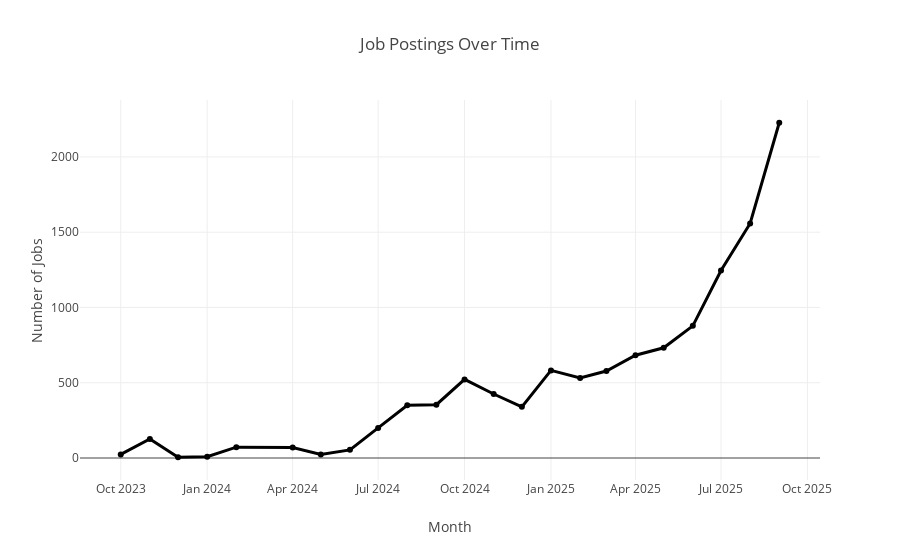
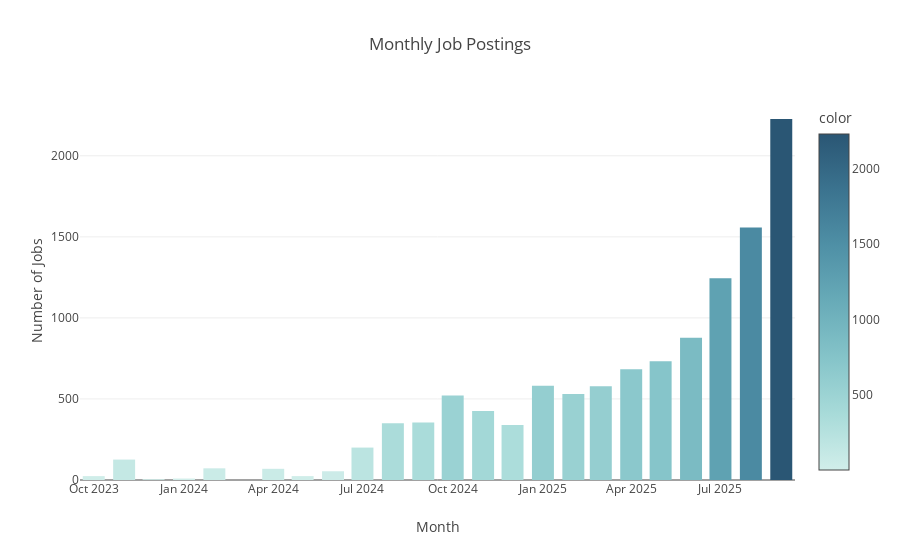

The notebook cell saved with these charts, in order:
### Markdown cell above
## 4. Temporal Trends Prototype

### Code cell
# Test temporal trends
print("📅 Testing Temporal Trends Component...")

if 'published_dt' in df.columns:
    df_temp = df.copy()
    df_temp['published_dt'] = pd.to_datetime(df_temp['published_dt'])
    df_temp['month'] = df_temp['published_dt'].dt.to_period('M').astype(str)
    
    monthly_counts = df_temp['month'].value_counts().sort_index()
    
    fig = px.line(
        x=monthly_counts.index,
        y=monthly_counts.values,
        title="Job Postings Over Time",
        labels={'x': 'Month', 'y': 'Number of Jobs'},
        markers=True
    )
    
    # Add trend line
    fig.update_traces(line=dict(width=3))
    fig.show()
    
    # Additional: Monthly breakdown with bar chart
    fig_bar = px.bar(
        x=monthly_counts.index,
        y=monthly_counts.values,
        title="Monthly Job Postings",
        labels={'x': 'Month', 'y': 'Number of Jobs'},
        color=monthly_counts.values,
        color_continuous_scale='Teal'
    )
    fig_bar.show()
else:
    print("❌ Date data not available")

### Figure 1 — Plotly figure (JSON) as saved in the notebook; plotly's stock layout.template omitted (floating-point values rounded to 4 significant figures)
{"data": [{"hovertemplate": "Month=%{x}<br>Number of Jobs=%{y}<extra></extra>", "legendgroup": "", "line": {"color": "#000001", "dash": "solid", "width": 3}, "marker": {"symbol": "circle"}, "mode": "lines+markers", "name": "", "orientation": "v", "showlegend": false, "type": "scatter", "x": ["2023-10", "2023-11", "2023-12", "2024-01", "2024-02", "2024-04", "2024-05", "2024-06", "2024-07", "2024-08", "2024-09", "2024-10", "2024-11", "2024-12", "2025-01", "2025-02", "2025-03", "2025-04", "2025-05", "2025-06", "2025-07", "2025-08", "2025-09", "NaT"], "xaxis": "x", "y": [24, 126, 5, 9, 72, 69, 24, 54, 200, 350, 354, 522, 425, 340, 582, 531, 578, 683, 732, 878, 1245, 1558, 2227, 8], "yaxis": "y"}], "layout": {"legend": {"tracegroupgap": 0}, "title": {"text": "Job Postings Over Time"}, "xaxis": {"anchor": "y", "domain": [0, 1], "title": {"text": "Month"}}, "yaxis": {"anchor": "x", "domain": [0, 1], "title": {"text": "Number of Jobs"}}}}

### Figure 2 — Plotly figure (JSON) as saved in the notebook; plotly's stock layout.template omitted (floating-point values rounded to 4 significant figures)
{"data": [{"hovertemplate": "Month=%{x}<br>Number of Jobs=%{y}<br>color=%{marker.color}<extra></extra>", "legendgroup": "", "marker": {"color": [24, 126, 5, 9, 72, 69, 24, 54, 200, 350, 354, 522, 425, 340, 582, 531, 578, 683, 732, 878, 1245, 1558, 2227, 8], "coloraxis": "coloraxis", "pattern": {"shape": ""}}, "name": "", "orientation": "v", "showlegend": false, "textposition": "auto", "type": "bar", "x": ["2023-10", "2023-11", "2023-12", "2024-01", "2024-02", "2024-04", "2024-05", "2024-06", "2024-07", "2024-08", "2024-09", "2024-10", "2024-11", "2024-12", "2025-01", "2025-02", "2025-03", "2025-04", "2025-05", "2025-06", "2025-07", "2025-08", "2025-09", "NaT"], "xaxis": "x", "y": [24, 126, 5, 9, 72, 69, 24, 54, 200, 350, 354, 522, 425, 340, 582, 531, 578, 683, 732, 878, 1245, 1558, 2227, 8], "yaxis": "y"}], "layout": {"barmode": "relative", "coloraxis": {"colorbar": {"title": {"text": "color"}}, "colorscale": [[0, "rgb(209, 238, 234)"], [0.1667, "rgb(168, 219, 217)"], [0.3333, "rgb(133, 196, 201)"], [0.5, "rgb(104, 171, 184)"], [0.6667, "rgb(79, 144, 166)"], [0.8333, "rgb(59, 115, 143)"], [1, "rgb(42, 86, 116)"]]}, "legend": {"tracegroupgap": 0}, "title": {"text": "Monthly Job Postings"}, "xaxis": {"anchor": "y", "domain": [0, 1], "title": {"text": "Month"}}, "yaxis": {"anchor": "x", "domain": [0, 1], "title": {"text": "Number of Jobs"}}}}
